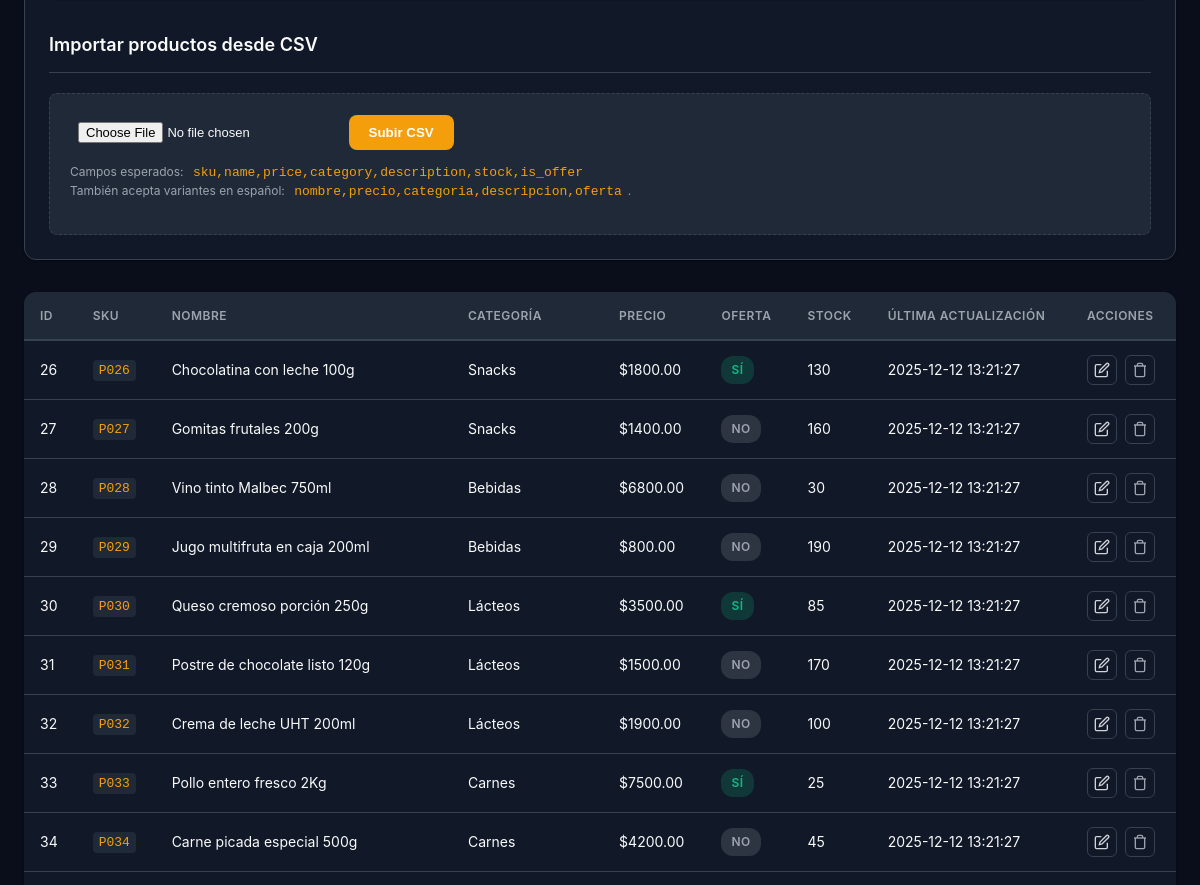
The page /admin/products (signed in, middle part) on the database as committed earlier.
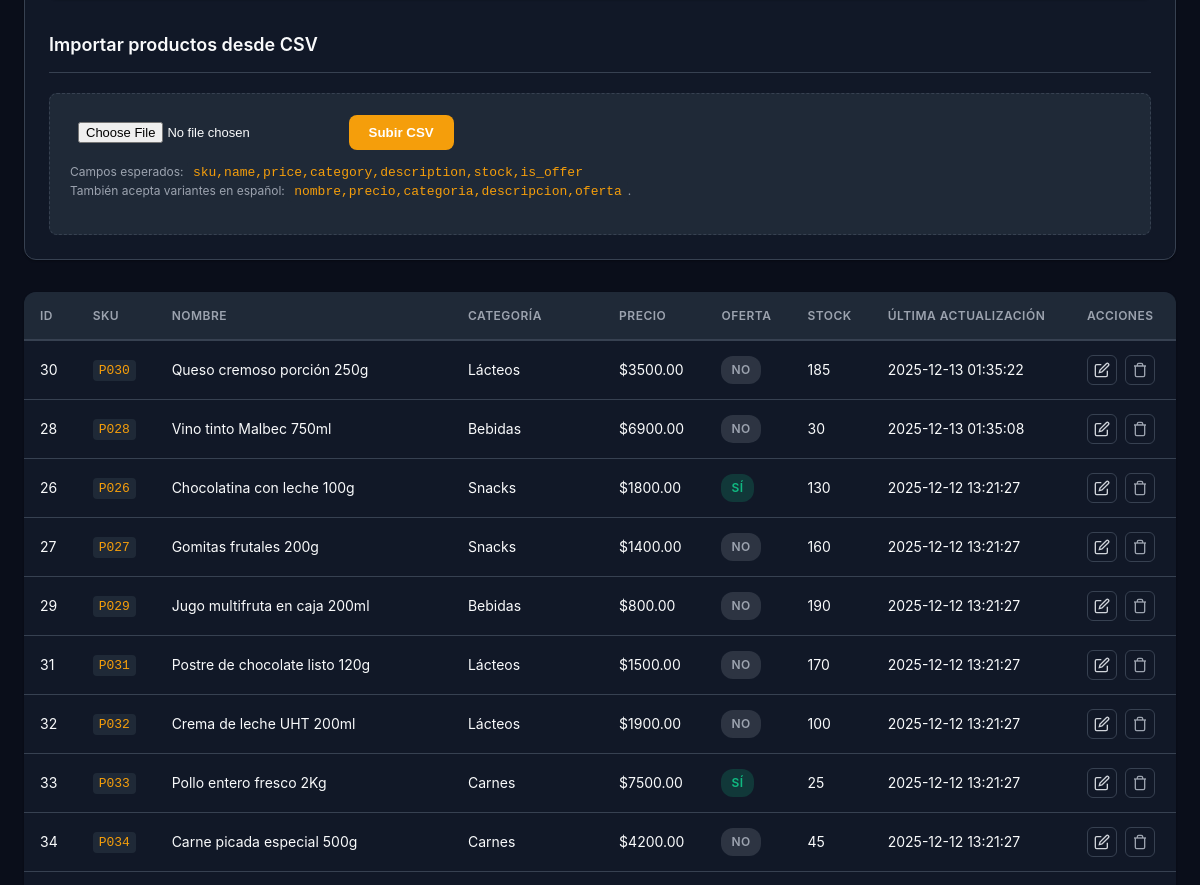
The same page on the database as committed later.
### tables this page shows
CREATE TABLE products (
    id          INTEGER PRIMARY KEY AUTOINCREMENT,
    sku         TEXT NOT NULL UNIQUE,
    name        TEXT NOT NULL,
    category    TEXT,
    description TEXT,
    price       REAL NOT NULL,
    is_offer    INTEGER NOT NULL DEFAULT 0, -- 0 = no, 1 = sí
    stock       INTEGER DEFAULT 0,
    updated_at  TEXT DEFAULT (datetime('now'))
);

### backoffice_app.py (the view)
@app.get("/admin/products", response_class=HTMLResponse)
def admin_products(
    request: Request,
    q_sku: Optional[str] = Query(None),
    q_name: Optional[str] = Query(None),
    q_category: Optional[str] = Query(None),
    q_offer: Optional[str] = Query(None),  # checkbox -> llega como "on" si está tildado
    _: bool = Depends(get_current_admin),
):
    conditions = []
    params = []
    if q_sku:
        conditions.append("sku = ?")
        params.append(q_sku)
    if q_name:
        conditions.append("LOWER(name) LIKE ?")
        params.append(f"%{q_name.lower()}%")
    if q_category:
        conditions.append("LOWER(category) LIKE ?")
        params.append(f"%{q_category.lower()}%")
    if q_offer:
        conditions.append("is_offer = 1")
    where = f"WHERE {' AND '.join(conditions)}" if conditions else ""
    with get_connection() as conn:
        rows = conn.execute(
            f"""
            SELECT id, sku, name, category, description, price, is_offer, stock, updated_at
            FROM products
            {where}
            ORDER BY updated_at DESC
            """,
            params,
        ).fetchall()
    return templates.TemplateResponse(
        "products.html",
        {
            "request": request,
            "products": rows,
            "q_sku": q_sku,
            "q_name": q_name,
            "q_category": q_category,
            "q_offer": bool(q_offer),
        },
    )

### templates/products.html (shortened to what this page needs)
{% extends "admin_base.html" %}
{% block content %}
<section class="form-section">
  <h3 style="margin-top: 32px;">Importar productos desde CSV</h3>
  <form method="post" action="/admin/products/import" enctype="multipart/form-data" class="upload-form">
    <input type="file" name="file" accept=".csv" required>
    <button type="submit">Subir CSV</button>
    <p class="help-text">
      Campos esperados:
      <code>sku,name,price,category,description,stock,is_offer</code><br>
      También acepta variantes en español: <code>nombre,precio,categoria,descripcion,oferta</code>.
    </p>
  </form>
</section>
<table class="table">
  <thead>
    <tr>
      <th>ID</th><th>SKU</th><th>Nombre</th><th>Categoría</th>
      <th>Precio</th><th>Oferta</th><th>Stock</th><th>Última actualización</th>
      <th>Acciones</th>
    </tr>
  </thead>
  <tbody>
  {% for p in products %}
    <tr>
      <td>{{ p.id }}</td>
      <td><code>{{ p.sku }}</code></td>
      <td>{{ p.name }}</td>
      <td>{{ p.category }}</td>
      <td>${{ "%.2f"|format(p.price) }}</td>
      <td>
        {% if p.is_offer %}
          <span class="badge badge-success">Sí</span>
        {% else %}
          <span class="badge badge-neutral">No</span>
        {% endif %}
      </td>
      <td>{{ p.stock }}</td>
      <td>{{ p.updated_at }}</td>
      <td>
        <div class="action-buttons">
          <a href="/admin/products/{{ p.id }}/edit" class="btn-icon btn-edit" title="Editar">
            <svg width="16" height="16" viewBox="0 0 24 24" fill="none" stroke="currentColor" stroke-width="2">
              <path d="M11 4H4a2 2 0 0 0-2 2v14a2 2 0 0 0 2 2h14a2 2 0 0 0 2-2v-7"></path>
              <path d="M18.5 2.5a2.121 2.121 0 0 1 3 3L12 15l-4 1 1-4 9.5-9.5z"></path>
            </svg>
          </a>
          <form method="post" action="/admin/products/{{ p.id }}/delete" style="display: inline;" onsubmit="return confirm('¿Eliminar este producto?')">
            <button type="submit" class="btn-icon btn-delete" title="Eliminar">
              <svg width="16" height="16" viewBox="0 0 24 24" fill="none" stroke="currentColor" stroke-width="2">
                <polyline points="3 6 5 6 21 6"></polyline>
                <path d="M19 6v14a2 2 0 0 1-2 2H7a2 2 0 0 1-2-2V6m3 0V4a2 2 0 0 1 2-2h4a2 2 0 0 1 2 2v2"></path>
              </svg>
            </button>
          </form>
        </div>
      </td>
    </tr>
  {% endfor %}
  </tbody>
</table>
{% endblock %}

Rows that differ between the two databases and show on the page:
changed products "Queso cremoso porción 250g": stock "85" → "185"; updated_at "2025-12-12 13:21:27" → "2025-12-13 01:35:22"; is_offer "SÍ" → "NO"; moves up the list
changed products "Vino tinto Malbec 750ml": price "6800.00" → "6900.00"; updated_at "2025-12-12 13:21:27" → "2025-12-13 01:35:08"; moves up the list
